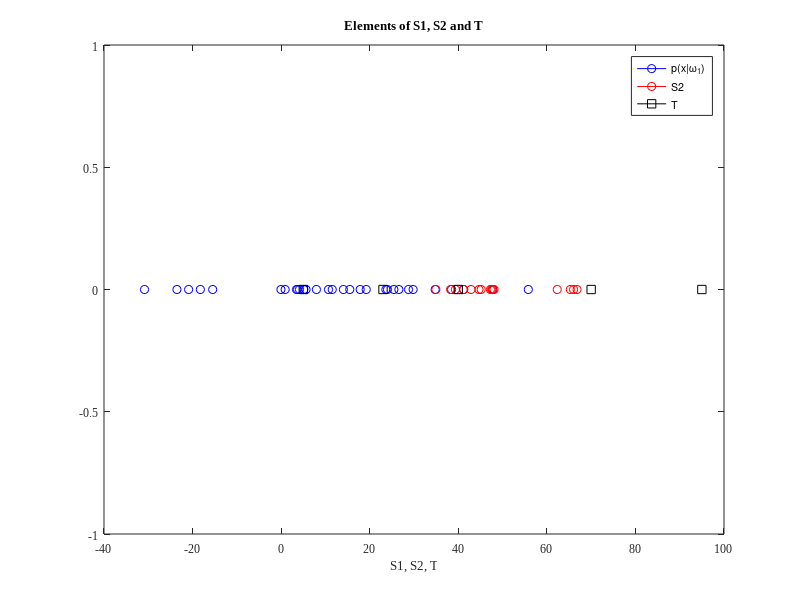
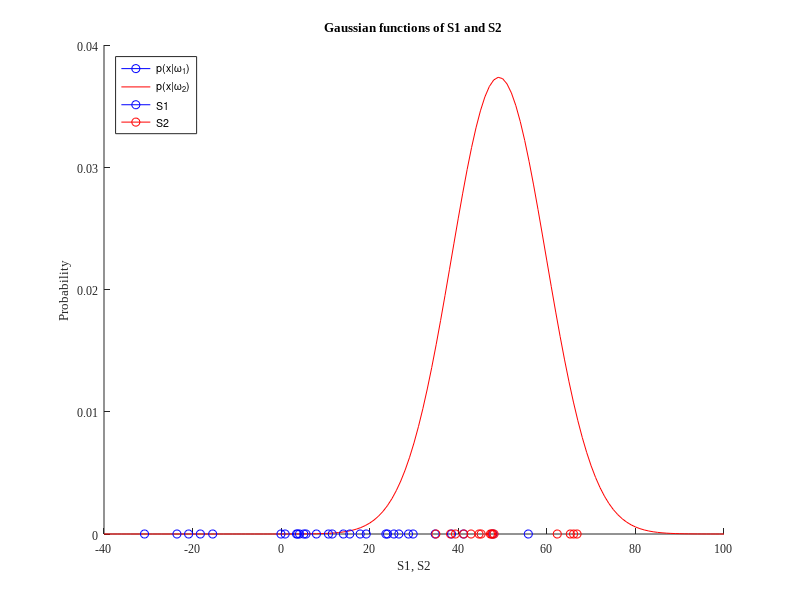
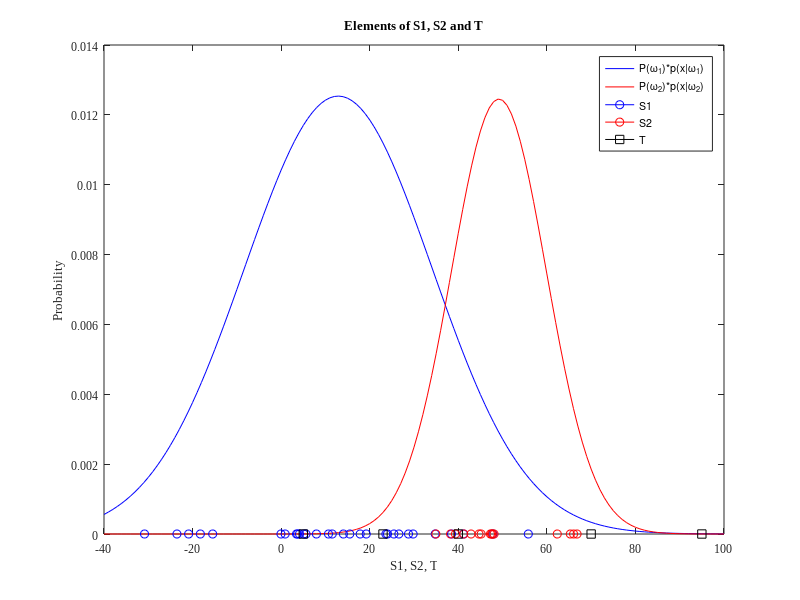

Write MATLAB code to recreate these figures, in order. (Note: this script raises an error after producing the figures.)
load('lab_week3_data/normdist.mat');

% 2.1
figure(1);
p1 = plot(S1, 0, '-bo');
hold on;
p2 = plot(S2, 0, '-ro');
p3 = plot(T, 0, '-ks');
legend([p1(1), p2(1), p3(1)], 'S1', 'S2', 'T');
title('Elements of S1, S2 and T');
xlabel('S1, S2, T');
ylabel('  ');
set(gca, 'fontsize', 8.5, 'fontname', 'Times New Roman');

% 2.2
% maximum estimation
mean1 = mean(S1);
dev1 = std(S1);
mean2 = mean(S2);
dev2 = std(S2);

figure(2);
% x values to calculate the normal distributions
X = [-40:1:100];
% p1 = plot(X, normpdf(X, mean1, dev1), 'color', 'b');
hold on;
p2 = plot(X, normpdf(X, mean2, dev2), 'color', 'r');
p3 = plot(S1, 0, '-bo');
p4 = plot(S2, 0, '-ro');
legend([p1(1), p2(1), p3(1), p4(1)], 'p(x|\omega_1)', 'p(x|\omega_2)', ...
    'S1', 'S2','location', 'northwest');
title('Gaussian functions of S1 and S2');
xlabel('S1, S2');
ylabel('Probability');
set(gca, 'fontsize', 8.5, 'fontname', 'Times New Roman');

% 2.3
total = numel(S1) + numel(S2);
prior_S1 = numel(S1)/total;
prior_S2 = numel(S2)/total;
fprintf('The prior probability of S1 is %f\n', prior_S1);
fprintf('The prior probability of S2 is %f\n', prior_S2);

% 2.4
figure(3);
p1 = plot(X, normpdf(X, mean1, dev1)*prior_S1, 'color', 'b');
hold on;
p2 = plot(X, normpdf(X, mean2, dev2)*prior_S2, 'color', 'r');
p3 = plot(S1, 0, '-bo');
p4 = plot(S2, 0, '-ro');
p5 = plot(T, 0, '-ks');
legend([p1(1), p2(1), p3(1), p4(1), p5(1)], 'P(\omega_1)*p(x|\omega_1)', ... 
    'P(\omega_2)*p(x|\omega_2)', 'S1', 'S2', 'T');
title('Elements of S1, S2 and T');
xlabel('S1, S2, T');
ylabel('Probability');
set(gca, 'fontsize', 8.5, 'fontname', 'Times New Roman');

% 2.5
syms x
eqn = prior_S1*1/(sqrt(2*pi)*dev1)*exp(-0.5*(x-mean1)^2/dev1^2) == ...
prior_S2*1/(sqrt(2*pi)*dev2)*exp(-0.5*(x-mean2)^2/dev2^2);
solx = double(solve(eqn, x));
for i=1:numel(solx)
    fprintf('x(%i) = %f\n', i, solx(i));
end